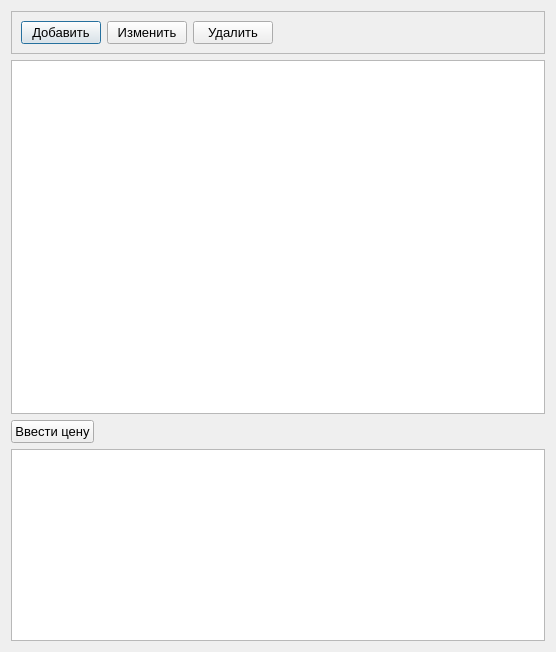
<?xml version="1.0" encoding="UTF-8"?>
<ui version="4.0">
 <class>Products</class>
 <widget class="QDialog" name="Products">
  <property name="geometry">
   <rect>
    <x>0</x>
    <y>0</y>
    <width>556</width>
    <height>652</height>
   </rect>
  </property>
  <property name="font">
   <font>
    <pointsize>10</pointsize>
   </font>
  </property>
  <property name="windowTitle">
   <string>Dialog</string>
  </property>
  <layout class="QVBoxLayout" name="verticalLayout">
   <item>
    <widget class="QFrame" name="frame">
     <property name="frameShape">
      <enum>QFrame::StyledPanel</enum>
     </property>
     <property name="frameShadow">
      <enum>QFrame::Raised</enum>
     </property>
     <layout class="QHBoxLayout" name="horizontalLayout">
      <item>
       <widget class="QPushButton" name="pushButton">
        <property name="text">
         <string>Добавить</string>
        </property>
        <property name="icon">
         <iconset resource="rsc.qrc">
          <normaloff>:/ico/edit_add_2484.ico</normaloff>:/ico/edit_add_2484.ico</iconset>
        </property>
        <property name="iconSize">
         <size>
          <width>32</width>
          <height>32</height>
         </size>
        </property>
       </widget>
      </item>
      <item>
       <widget class="QPushButton" name="pushButton_2">
        <property name="text">
         <string>Изменить</string>
        </property>
        <property name="icon">
         <iconset resource="rsc.qrc">
          <normaloff>:/ico/agt_update_misc_7316.ico</normaloff>:/ico/agt_update_misc_7316.ico</iconset>
        </property>
        <property name="iconSize">
         <size>
          <width>32</width>
          <height>32</height>
         </size>
        </property>
       </widget>
      </item>
      <item>
       <widget class="QPushButton" name="pushButton_3">
        <property name="text">
         <string>Удалить</string>
        </property>
        <property name="icon">
         <iconset resource="rsc.qrc">
          <normaloff>:/ico/buttons_21_6150.ico</normaloff>:/ico/buttons_21_6150.ico</iconset>
        </property>
        <property name="iconSize">
         <size>
          <width>32</width>
          <height>32</height>
         </size>
        </property>
       </widget>
      </item>
      <item>
       <spacer name="horizontalSpacer">
        <property name="orientation">
         <enum>Qt::Horizontal</enum>
        </property>
        <property name="sizeHint" stdset="0">
         <size>
          <width>40</width>
          <height>20</height>
         </size>
        </property>
       </spacer>
      </item>
     </layout>
    </widget>
   </item>
   <item>
    <widget class="QTableView" name="tableView"/>
   </item>
   <item>
    <layout class="QHBoxLayout" name="horizontalLayout_2">
     <item>
      <widget class="QPushButton" name="pushButton_4">
       <property name="text">
        <string>Ввести цену</string>
       </property>
      </widget>
     </item>
     <item>
      <spacer name="horizontalSpacer_2">
       <property name="orientation">
        <enum>Qt::Horizontal</enum>
       </property>
       <property name="sizeHint" stdset="0">
        <size>
         <width>40</width>
         <height>20</height>
        </size>
       </property>
      </spacer>
     </item>
    </layout>
   </item>
   <item>
    <widget class="QTableView" name="tableView_2">
     <property name="sizePolicy">
      <sizepolicy hsizetype="Preferred" vsizetype="Preferred">
       <horstretch>0</horstretch>
       <verstretch>0</verstretch>
      </sizepolicy>
     </property>
    </widget>
   </item>
  </layout>
 </widget>
 <resources>
  <include location="rsc.qrc"/>
 </resources>
 <connections/>
</ui>
